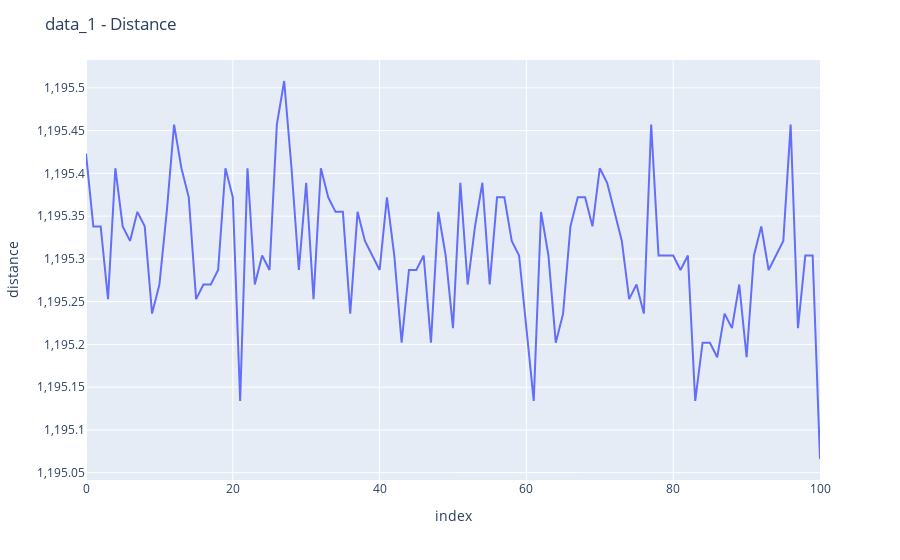
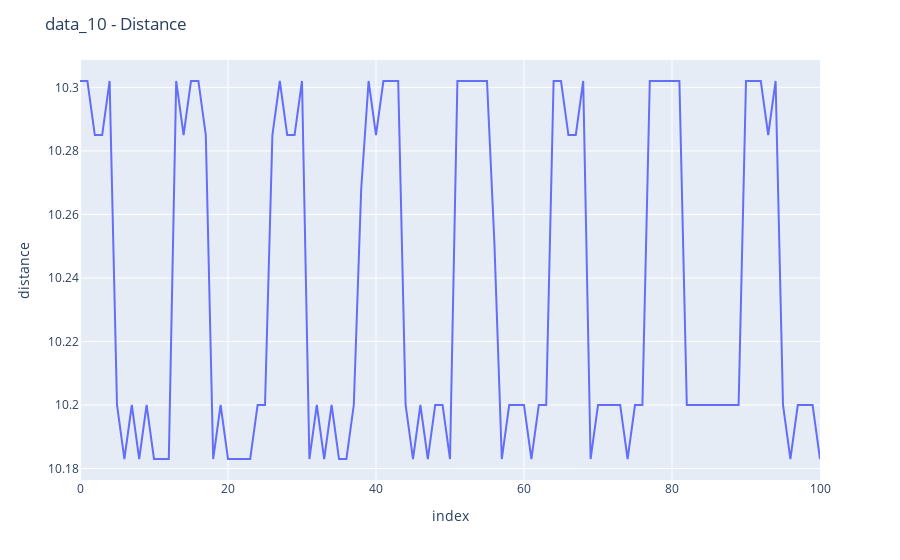
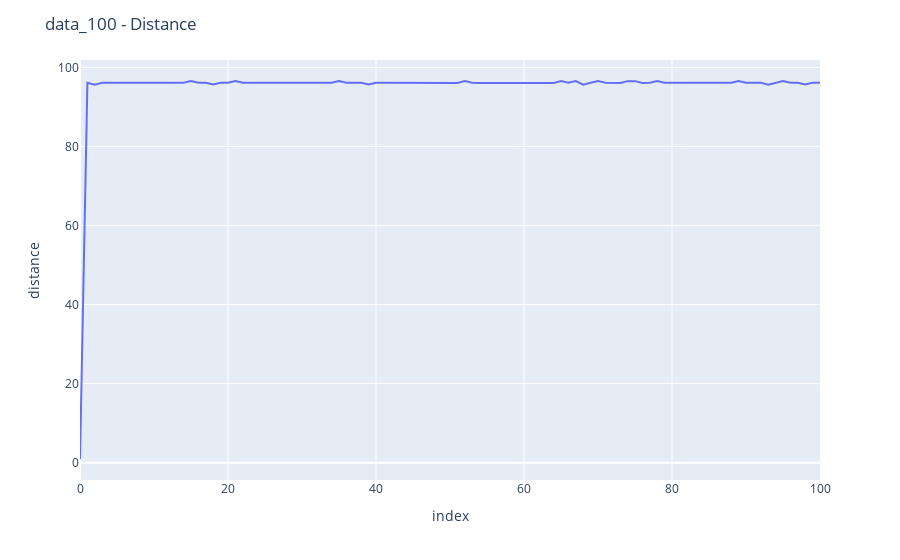
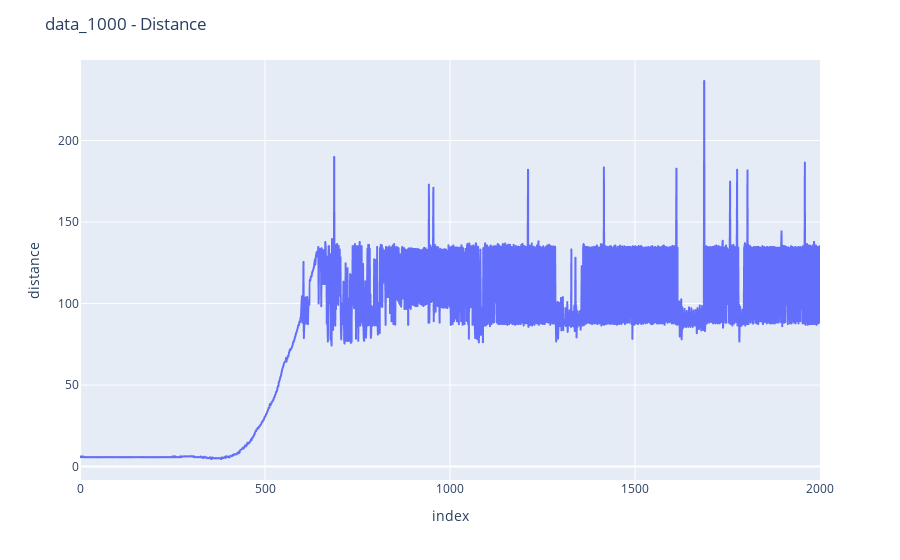

Notebook cell for these charts, in order:
### Code cell
for file in files:
    file.plot()

### Figure 1 — Plotly figure (JSON) as saved in the notebook; plotly's stock layout.template omitted (floating-point values rounded to 4 significant figures)
{"data": [{"hovertemplate": "index=%{x}<br>distance=%{y}<extra></extra>", "legendgroup": "", "line": {"color": "#636efa", "dash": "solid"}, "marker": {"symbol": "circle"}, "mode": "lines", "name": "", "orientation": "v", "showlegend": false, "type": "scatter", "x": [0, 1, 2, 3, 4, 5, 6, 7, 8, 9, 10, 11, 12, 13, 14, 15, 16, 17, 18, 19, 20, 21, 22, 23, 24, 25, 26, 27, 28, 29, 30, 31, 32, 33, 34, 35, 36, 37, 38, 39, 40, 41, 42, 43, 44, 45, 46, 47, 48, 49, 50, 51, 52, 53, 54, 55, 56, 57, 58, 59, 60, 61, 62, 63, 64, 65, 66, 67, 68, 69, 70, 71, 72, 73, 74, 75, 76, 77, 78, 79, 80, 81, 82, 83, 84, 85, 86, 87, 88, 89, 90, 91, 92, 93, 94, 95, 96, 97, 98, 99, 100], "xaxis": "x", "y": [1195.0, 1195.0, 1195.0, 1195.0, 1195.0, 1195.0, 1195.0, 1195.0, 1195.0, 1195.0, 1195.0, 1195.0, 1195.0, 1195.0, 1195.0, 1195.0, 1195.0, 1195.0, 1195.0, 1195.0, 1195.0, 1195.0, 1195.0, 1195.0, 1195.0, 1195.0, 1195.0, 1196.0, 1195.0, 1195.0, 1195.0, 1195.0, 1195.0, 1195.0, 1195.0, 1195.0, 1195.0, 1195.0, 1195.0, 1195.0, 1195.0, 1195.0, 1195.0, 1195.0, 1195.0, 1195.0, 1195.0, 1195.0, 1195.0, 1195.0, 1195.0, 1195.0, 1195.0, 1195.0, 1195.0, 1195.0, 1195.0, 1195.0, 1195.0, 1195.0, 1195.0, 1195.0, 1195.0, 1195.0, 1195.0, 1195.0, 1195.0, 1195.0, 1195.0, 1195.0, 1195.0, 1195.0, 1195.0, 1195.0, 1195.0, 1195.0, 1195.0, 1195.0, 1195.0, 1195.0, 1195.0, 1195.0, 1195.0, 1195.0, 1195.0, 1195.0, 1195.0, 1195.0, 1195.0, 1195.0, 1195.0, 1195.0, 1195.0, 1195.0, 1195.0, 1195.0, 1195.0, 1195.0, 1195.0, 1195.0, 1195.0], "yaxis": "y"}], "layout": {"legend": {"tracegroupgap": 0}, "margin": {"t": 60}, "title": {"text": "data_1 - Distance"}, "xaxis": {"anchor": "y", "domain": [0, 1], "title": {"text": "index"}}, "yaxis": {"anchor": "x", "domain": [0, 1], "title": {"text": "distance"}}}}

### Figure 2 — Plotly figure (JSON) as saved in the notebook; plotly's stock layout.template omitted (floating-point values rounded to 4 significant figures)
{"data": [{"hovertemplate": "index=%{x}<br>distance=%{y}<extra></extra>", "legendgroup": "", "line": {"color": "#636efa", "dash": "solid"}, "marker": {"symbol": "circle"}, "mode": "lines", "name": "", "orientation": "v", "showlegend": false, "type": "scatter", "x": [0, 1, 2, 3, 4, 5, 6, 7, 8, 9, 10, 11, 12, 13, 14, 15, 16, 17, 18, 19, 20, 21, 22, 23, 24, 25, 26, 27, 28, 29, 30, 31, 32, 33, 34, 35, 36, 37, 38, 39, 40, 41, 42, 43, 44, 45, 46, 47, 48, 49, 50, 51, 52, 53, 54, 55, 56, 57, 58, 59, 60, 61, 62, 63, 64, 65, 66, 67, 68, 69, 70, 71, 72, 73, 74, 75, 76, 77, 78, 79, 80, 81, 82, 83, 84, 85, 86, 87, 88, 89, 90, 91, 92, 93, 94, 95, 96, 97, 98, 99, 100], "xaxis": "x", "y": [10.3, 10.3, 10.29, 10.29, 10.3, 10.2, 10.18, 10.2, 10.18, 10.2, 10.18, 10.18, 10.18, 10.3, 10.29, 10.3, 10.3, 10.29, 10.18, 10.2, 10.18, 10.18, 10.18, 10.18, 10.2, 10.2, 10.29, 10.3, 10.29, 10.29, 10.3, 10.18, 10.2, 10.18, 10.2, 10.18, 10.18, 10.2, 10.27, 10.3, 10.29, 10.3, 10.3, 10.3, 10.2, 10.18, 10.2, 10.18, 10.2, 10.2, 10.18, 10.3, 10.3, 10.3, 10.3, 10.3, 10.25, 10.18, 10.2, 10.2, 10.2, 10.18, 10.2, 10.2, 10.3, 10.3, 10.29, 10.29, 10.3, 10.18, 10.2, 10.2, 10.2, 10.2, 10.18, 10.2, 10.2, 10.3, 10.3, 10.3, 10.3, 10.3, 10.2, 10.2, 10.2, 10.2, 10.2, 10.2, 10.2, 10.2, 10.3, 10.3, 10.3, 10.29, 10.3, 10.2, 10.18, 10.2, 10.2, 10.2, 10.18], "yaxis": "y"}], "layout": {"legend": {"tracegroupgap": 0}, "margin": {"t": 60}, "title": {"text": "data_10 - Distance"}, "xaxis": {"anchor": "y", "domain": [0, 1], "title": {"text": "index"}}, "yaxis": {"anchor": "x", "domain": [0, 1], "title": {"text": "distance"}}}}

### Figure 3 — Plotly figure (JSON) as saved in the notebook; plotly's stock layout.template omitted (floating-point values rounded to 4 significant figures)
{"data": [{"hovertemplate": "index=%{x}<br>distance=%{y}<extra></extra>", "legendgroup": "", "line": {"color": "#636efa", "dash": "solid"}, "marker": {"symbol": "circle"}, "mode": "lines", "name": "", "orientation": "v", "showlegend": false, "type": "scatter", "x": [0, 1, 2, 3, 4, 5, 6, 7, 8, 9, 10, 11, 12, 13, 14, 15, 16, 17, 18, 19, 20, 21, 22, 23, 24, 25, 26, 27, 28, 29, 30, 31, 32, 33, 34, 35, 36, 37, 38, 39, 40, 41, 42, 43, 44, 45, 46, 47, 48, 49, 50, 51, 52, 53, 54, 55, 56, 57, 58, 59, 60, 61, 62, 63, 64, 65, 66, 67, 68, 69, 70, 71, 72, 73, 74, 75, 76, 77, 78, 79, 80, 81, 82, 83, 84, 85, 86, 87, 88, 89, 90, 91, 92, 93, 94, 95, 96, 97, 98, 99, 100], "xaxis": "x", "y": [0.918, 96.12, 95.64, 96.12, 96.12, 96.08, 96.1, 96.08, 96.1, 96.12, 96.1, 96.1, 96.1, 96.1, 96.1, 96.54, 96.12, 96.1, 95.68, 96.1, 96.1, 96.53, 96.1, 96.1, 96.12, 96.12, 96.12, 96.1, 96.1, 96.1, 96.1, 96.1, 96.08, 96.1, 96.12, 96.53, 96.12, 96.12, 96.1, 95.69, 96.1, 96.12, 96.12, 96.1, 96.1, 96.12, 96.12, 96.1, 96.1, 96.08, 96.08, 96.08, 96.56, 96.1, 96.08, 96.08, 96.1, 96.1, 96.1, 96.1, 96.1, 96.08, 96.08, 96.1, 96.08, 96.53, 96.1, 96.53, 95.64, 96.1, 96.53, 96.1, 96.08, 96.08, 96.53, 96.53, 96.08, 96.1, 96.56, 96.1, 96.1, 96.12, 96.1, 96.1, 96.1, 96.08, 96.1, 96.08, 96.1, 96.54, 96.1, 96.1, 96.1, 95.64, 96.12, 96.53, 96.1, 96.1, 95.69, 96.1, 96.1], "yaxis": "y"}], "layout": {"legend": {"tracegroupgap": 0}, "margin": {"t": 60}, "title": {"text": "data_100 - Distance"}, "xaxis": {"anchor": "y", "domain": [0, 1], "title": {"text": "index"}}, "yaxis": {"anchor": "x", "domain": [0, 1], "title": {"text": "distance"}}}}

### Figure 4 — Plotly figure (JSON) as saved in the notebook; plotly's stock layout.template omitted (floating-point values rounded to 4 significant figures; data arrays with more than 128 entries replaced by an {"elided": "..."} marker saying what was removed)
{"data": [{"hovertemplate": "index=%{x}<br>distance=%{y}<extra></extra>", "legendgroup": "", "line": {"color": "#636efa", "dash": "solid"}, "marker": {"symbol": "circle"}, "mode": "lines", "name": "", "showlegend": false, "type": "scattergl", "x": {"elided": "2001 int values"}, "xaxis": "x", "y": {"elided": "2001 float values"}, "yaxis": "y"}], "layout": {"legend": {"tracegroupgap": 0}, "margin": {"t": 60}, "title": {"text": "data_1000 - Distance"}, "xaxis": {"anchor": "y", "domain": [0, 1], "title": {"text": "index"}}, "yaxis": {"anchor": "x", "domain": [0, 1], "title": {"text": "distance"}}}}
